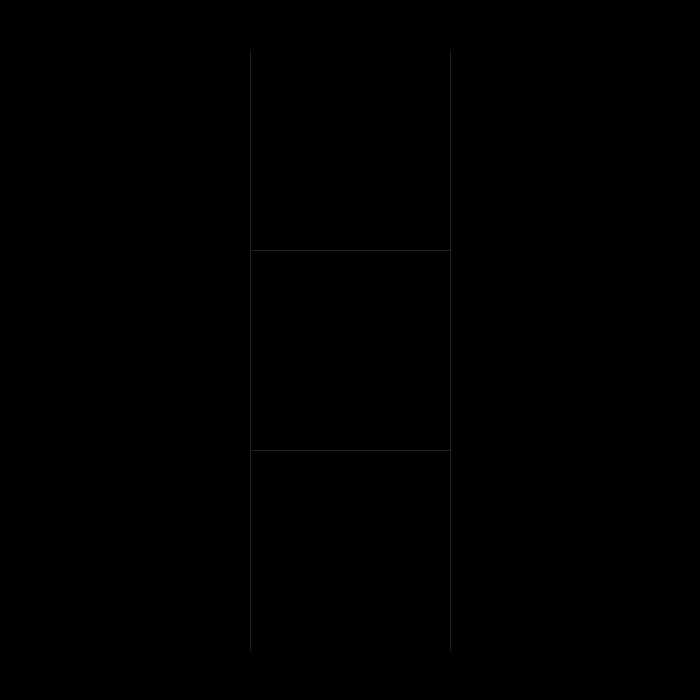
Frame 1 (no input)
Frame 60 (the mouse pressed at the canvas centre just before this capture): identical to frame 1, image omitted
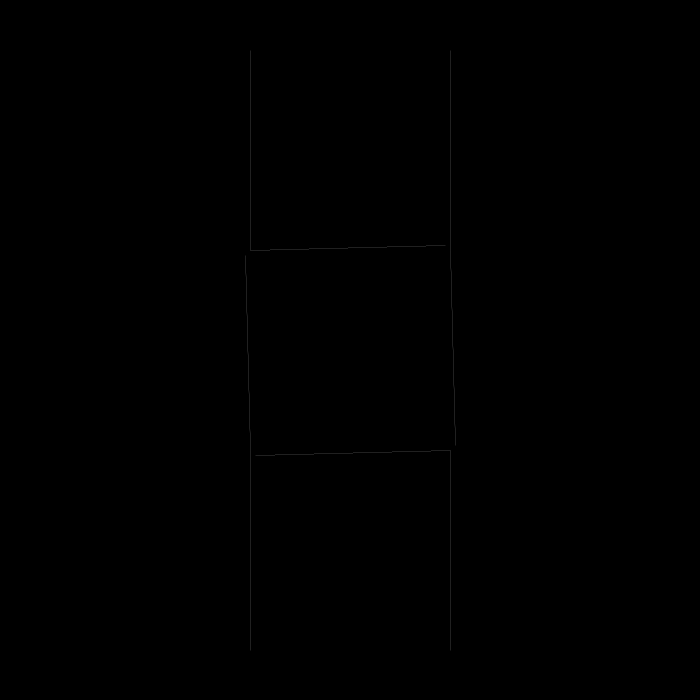
Frame 120 (the mouse held since frame 60 and released just before this capture)

The Processing sketch that drew these frames (run headless with seeded random() and noise(); from frame 60 on, the mouse is pressed at the canvas centre):

// Processing sketch: processing_66163
// ── processing_66163.pde

int x = 250;
int y = 250;

int w = 200;
int h = 200;

 int count = 0;
//top right
int w1 = w+x;
int h1 = y-h;
int x1 = x+w;
int y1 = y;
//bottom right
int w2 = w+x;
int h2 = y+h+h; 
int x2 = x+w;
int y2 = y+h;
//bottom left
int w3 = x-w+w;
int h3 = y+h+h;
int x3 = x-w+w;
int y3 = y+h;

//top left
int w4 = x-w+w;
int h4 = y-h;
int x4 = x-w+w;
int y4 = y-h+h;
 
int weight = 0;

//Movement

//top left
int xA = x;
int yA = y;

//top right
int xB = x+w;
int yB = y;

//bottom right
int xC = x+w;
int yC = y+h;

//bottom left
int xD = x;
int yD = y+h;



void setup() {
  size(700,700);


}

void draw() {
  background(0);
  smooth();
 stroke(255);
 strokeWeight(weight);
 //Square top left
line(xA,yA,x1,y1);
  x=x+w;
  //corner top right
line(xB,yB,w1,h1);

//Square top right
line(xB,yB,x2,y2);
y = y+h;
//corner bottom right
line(xC,yC,w2,h2);

//Square bottom right
line(xC,yC,x3,y3);
x = x -w;
//corner bottom left
line(xD,yD,w3,h3);

//Square bottom left
line(xD,yD,x4,y4);
y = y-h;
//Corner top left
line(xA,yA,w4,h4);
   

}

void keyPressed() {
  
  if(key=='c'){
    
   h1 = h1+10;
   w1 = w1+5;
   count = count+2;
  
    
   
    
      w2= w2-5;
      count = count +2;
          
   
    h3 = h3-10;
    w3 = w3-5;
    count = count+2;
    
  

    w4 = w4+5;
    count = count+2;
  
  

     }
     
     if(key == 'd'){
       weight = weight+1;
       
     }
     //Brings points closer
     if (key == 'x'){
       //top left
       xA = xA +5;
       yA = yA+5;
       
       //top right
       xB = xB-5;
       yB = yB+5;
       
       //bottom right
       xC = xC-5;
       yC = yC-5;
       
       //bottom left
       xD = xD+5;
       yD = yD-5;
     }
     
     if(key == 's'){
       save("third/"+count+".jpg");
     count++;
     }
}


void mousePressed() {
  
  x1 = x1 -5;
  y1 = y1-5;
  
  x2 = x2+5;
  y2 = y2-5;
  
  x3 = x3+5;
  y3 = y3+5;
  
  x4 = x4-5;
  y4 = y4+5;
  
 
}
   
